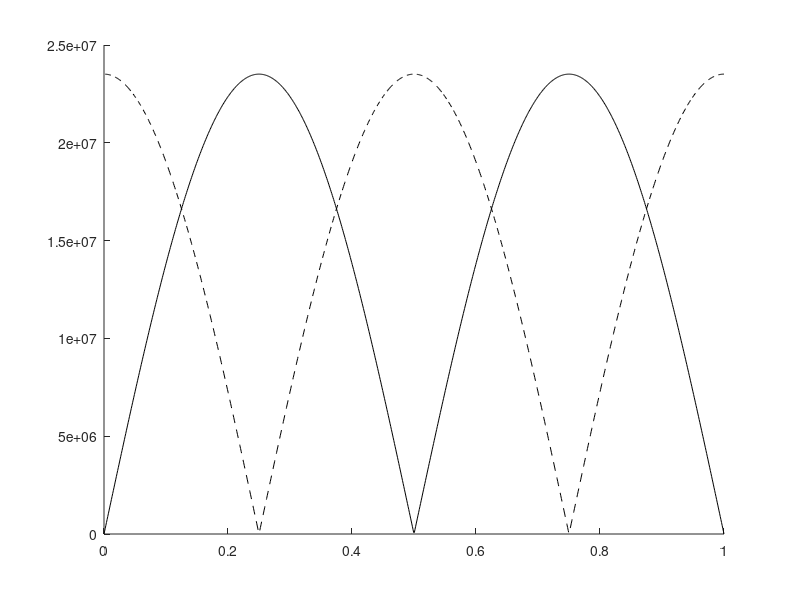

The MATLAB source for this figure:
clear all
close all
clc

% Define the position from the end of the tube
l = 1;
d = linspace( 0, l, 1000 );

% Define tube properties
U0 = 1; % Piston velocity amplitude
rho0 = 1.24;
c0 = 343;
Z0 = rho0.*c0;
Zn = 5.*Z0; % Termination impedance
Zn = 1E10; % Termination impedance

% Define useful quantities
R = (Zn - Z0)./(Zn + Z0); % Reflection Coefficient
P0 = Z0.*U0; % Piston pressure amplitude
lambda = l./1.00;
k = 2.*pi./lambda;

% Define the pressure and particle velocity along the tube
p = Z0.*U0.*( exp(1i.*k.*d) + R.*exp( -1i.*k.*d) )./ ...
    ( exp(1i.*k.*l) - R.*exp( -1i.*k.*l) );
u = U0.*( exp(1i.*k.*d) - R.*exp( -1i.*k.*d) )./ ...
    ( exp(1i.*k.*l) - R.*exp( -1i.*k.*l) );

% Plot!
figure()
hold all;
plot( l - d, abs( u./U0 ), 'k' );
plot( l - d, abs( p./P0 ), '--k' );
xlim( [0, 1] );
% ylim( [0, 2] );